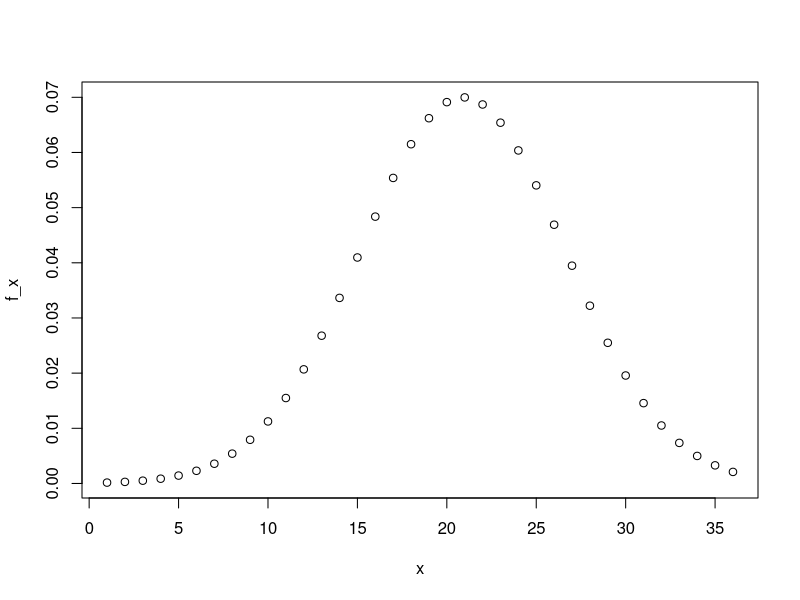
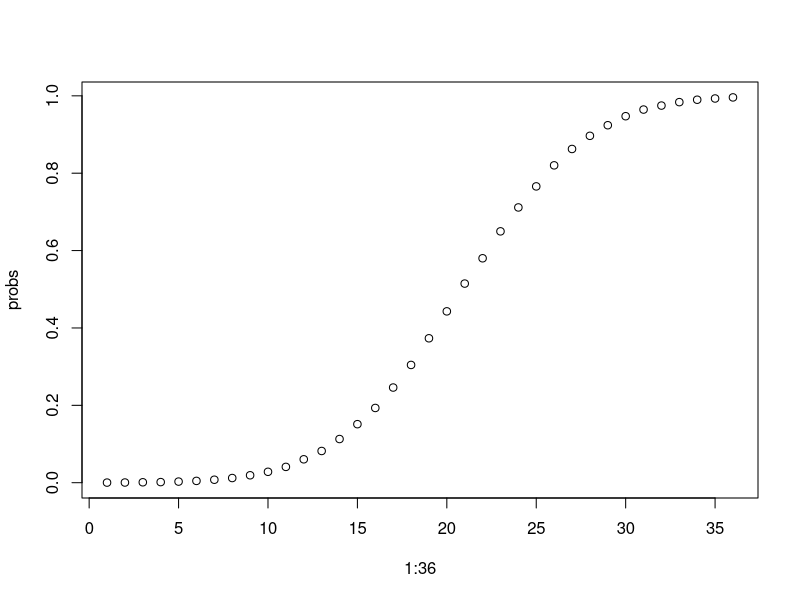
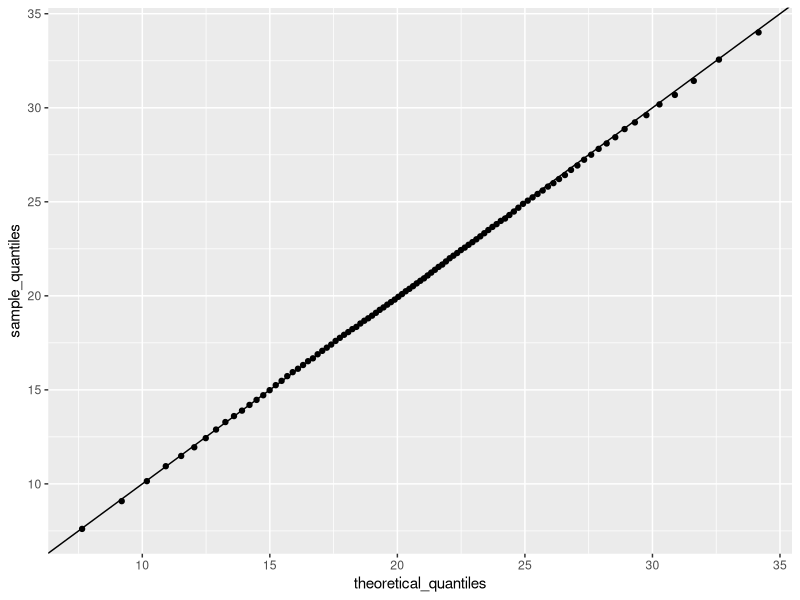

Reproduce these figures in R, in order.
set.seed(16, sample.kind="Rounding")

# Generate Scores
act_scores <- rnorm(10000, 20.9, 5.7)

# 1a
mean(act_scores)
# 1b
sd(act_scores)
#1c
sum(act_scores>=36)
#1d
mean(act_scores > 30)
#1e
mean(act_scores <= 10)

# 2
x = 1:36
f_x <- dnorm(x,20.9,5.7)
plot(x, f_x)

# 3
z_scores <- (act_scores - mean(act_scores)) / sd(act_scores)
View(data.frame(act_scores, z_scores))

# 3a
mean(z_scores > 2)
# 3b
2 * sd(act_scores) + mean(act_scores)
# 3c
qnorm(.975, mean(act_scores), sd(act_scores))


# 4
cdf <- function(p) {
  mean(act_scores <= p)
}
probs <- sapply(1:36, cdf)
plot(x = 1:36, probs)

# 4a
min(which(probs >= .95))
# 4b
qnorm(.95, 20.9, 5.7)
# 4C
p <- seq(0.01, 0.99, 0.01)
sample_quantiles <- quantile(act_scores, p)
names(sample_quantiles[max(which(sample_quantiles < 26))])
# 4d
theoretical_quantiles <- qnorm(p, 20.9, 5.7)
library(ggplot2)
qplot(theoretical_quantiles, sample_quantiles) + geom_abline()
